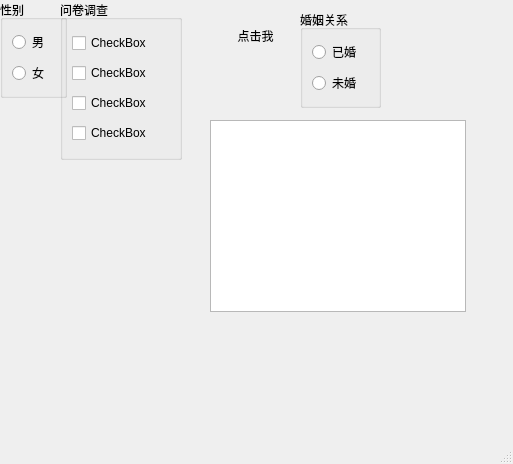
<?xml version="1.0" encoding="UTF-8"?>
<ui version="4.0">
 <class>MainWindow</class>
 <widget class="QMainWindow" name="MainWindow">
  <property name="geometry">
   <rect>
    <x>0</x>
    <y>0</y>
    <width>513</width>
    <height>464</height>
   </rect>
  </property>
  <property name="windowTitle">
   <string>MainWindow</string>
  </property>
  <widget class="QWidget" name="centralwidget">
   <widget class="QToolButton" name="toolButton">
    <property name="geometry">
     <rect>
      <x>180</x>
      <y>-10</y>
      <width>151</width>
      <height>91</height>
     </rect>
    </property>
    <property name="text">
     <string>点击我</string>
    </property>
    <property name="icon">
     <iconset resource="imgsrc.qrc">
      <normaloff>:/img/library.jpg</normaloff>:/img/library.jpg</iconset>
    </property>
    <property name="iconSize">
     <size>
      <width>50</width>
      <height>50</height>
     </size>
    </property>
    <property name="toolButtonStyle">
     <enum>Qt::ToolButtonTextBesideIcon</enum>
    </property>
    <property name="autoRaise">
     <bool>true</bool>
    </property>
   </widget>
   <widget class="QGroupBox" name="groupBox">
    <property name="geometry">
     <rect>
      <x>0</x>
      <y>0</y>
      <width>67</width>
      <height>98</height>
     </rect>
    </property>
    <property name="title">
     <string>性别</string>
    </property>
    <layout class="QVBoxLayout" name="verticalLayout">
     <item>
      <widget class="QRadioButton" name="rbtnMan">
       <property name="text">
        <string>男</string>
       </property>
      </widget>
     </item>
     <item>
      <widget class="QRadioButton" name="rbtnWomen">
       <property name="text">
        <string>女</string>
       </property>
      </widget>
     </item>
    </layout>
   </widget>
   <widget class="QGroupBox" name="groupBox_2">
    <property name="geometry">
     <rect>
      <x>300</x>
      <y>10</y>
      <width>81</width>
      <height>98</height>
     </rect>
    </property>
    <property name="title">
     <string>婚姻关系</string>
    </property>
    <layout class="QVBoxLayout" name="verticalLayout_2">
     <item>
      <widget class="QRadioButton" name="radioButton_3">
       <property name="text">
        <string>已婚</string>
       </property>
      </widget>
     </item>
     <item>
      <widget class="QRadioButton" name="radioButton_4">
       <property name="text">
        <string>未婚</string>
       </property>
      </widget>
     </item>
    </layout>
   </widget>
   <widget class="QGroupBox" name="cBox">
    <property name="geometry">
     <rect>
      <x>60</x>
      <y>0</y>
      <width>122</width>
      <height>160</height>
     </rect>
    </property>
    <property name="title">
     <string>问卷调查</string>
    </property>
    <layout class="QVBoxLayout" name="verticalLayout_3">
     <item>
      <widget class="QCheckBox" name="checkBox">
       <property name="text">
        <string>CheckBox</string>
       </property>
      </widget>
     </item>
     <item>
      <widget class="QCheckBox" name="checkBox_4">
       <property name="text">
        <string>CheckBox</string>
       </property>
      </widget>
     </item>
     <item>
      <widget class="QCheckBox" name="checkBox_3">
       <property name="text">
        <string>CheckBox</string>
       </property>
      </widget>
     </item>
     <item>
      <widget class="QCheckBox" name="checkBox_2">
       <property name="text">
        <string>CheckBox</string>
       </property>
      </widget>
     </item>
    </layout>
   </widget>
   <widget class="QListWidget" name="listWidget">
    <property name="geometry">
     <rect>
      <x>210</x>
      <y>120</y>
      <width>256</width>
      <height>192</height>
     </rect>
    </property>
   </widget>
  </widget>
  <widget class="QMenuBar" name="menubar">
   <property name="geometry">
    <rect>
     <x>0</x>
     <y>0</y>
     <width>513</width>
     <height>26</height>
    </rect>
   </property>
  </widget>
  <widget class="QStatusBar" name="statusbar"/>
 </widget>
 <resources>
  <include location="imgsrc.qrc"/>
 </resources>
 <connections/>
</ui>
